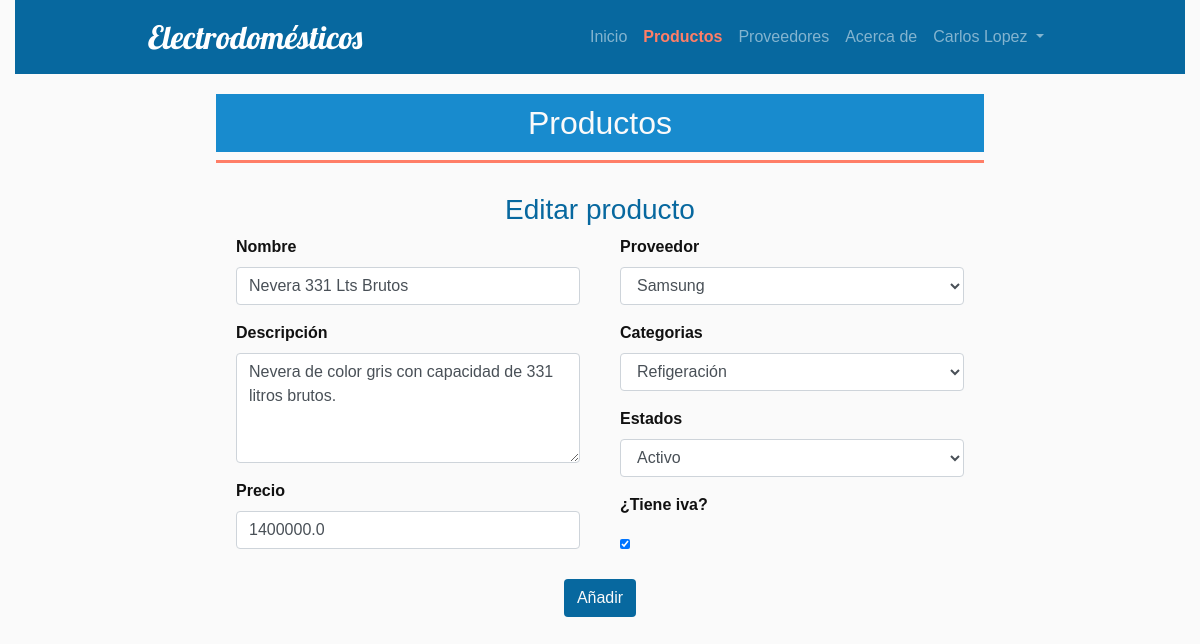
Screenshot of /producto/editar?producto_id=1 (signed in) with the database file from the repository.
### app/models.py (models this page shows, shortened)
class Usuario(db.Model, UserMixin):
    __tablename__ = "usuarios"
    id = db.Column(db.Integer, primary_key=True)
    nombre = db.Column(db.String(50), nullable=False)
    apellido = db.Column(db.String(50), nullable=False)
    correo = db.Column(db.String(100), unique=True, nullable=False)
    contrasena = db.Column(db.String(94), nullable=False)
    rol = db.Column(db.String(5), default='user')
    created_at = db.Column(db.DateTime(), default=datetime.datetime.now())
    movimientos = db.relationship('Movimiento', lazy='dynamic')
    @property
    def password(self):
        pass
    def __str__(self):
        return f"{self.nombre} {self.apellido}"
    @classmethod
    def get_by_id(cls, id):
        return Usuario.query.filter_by(id=id).first()

class Producto(db.Model):
    __tablename__ = "productos"
    id = db.Column(db.Integer, primary_key=True)
    nombre = db.Column(db.String(50), nullable=False)
    descripcion = db.Column(db.Text())
    precio = db.Column(db.Float, nullable=False)
    cantidad = db.Column(db.Integer, nullable=True, default=0)
    iva = db.Column(db.Boolean, nullable=False)
    created_at = db.Column(db.DateTime(), default=datetime.datetime.now())
    categoria_id = db.Column(db.Integer, db.ForeignKey('categorias.id'))
    estado_id = db.Column(db.Integer, db.ForeignKey('estados.id'))
    proveedor_id = db.Column(db.Integer, db.ForeignKey('proveedores.id'))
    movimientos = db.relationship('Movimiento', lazy='dynamic')
    valor_iva = 0.19
    @classmethod
    def get_by_id(cls, id):
        return Producto.query.filter_by(id=id).first()

### app/views.py (the view, shortened to what this page needs)
@page.route('/producto/editar', methods=['GET', 'POST'])
@login_required
def editar_producto():
    if request.args.get('producto_id'):
        producto_id = request.args.get('producto_id')
        producto = Producto.get_by_id(producto_id)
        if producto.estado_id == 2:
            flash('Este producto se encuentra inactivo y no se puede editar', 'warning')
            return redirect(url_for('page.productos'))
        proveedores = Proveedor.get_all()
        categorias = Categoria.get_all()
        estados = Estado.get_all()
        form = ProductForm(request.form)
    else:
        return redirect(url_for('page.productos'))
    return render_template('producto/editar.html', title='Editar productos',
                            productos_active='item-active', form=form, producto=producto,
                            proveedores=proveedores, categorias=categorias, estados=estados)

### app/forms.py (shortened to what this page needs)
class ProductForm(Form):
    nombre = StringField('Nombre', [
        validators.length(min=4, max=50, message='Nombre fuera de rango.'),
        validators.DataRequired(message='El nombre es requerido.')
    ])
    descripcion = TextAreaField('Descripción', render_kw={'rows': 4})
    precio = FloatField('Precio',[
        validators.number_range(min=1000, max=99000000, message='Precio fuera de rango'),
        validators.DataRequired(message='El precio es requerido.')
    ])
    iva = BooleanField('¿Tiene iva?')
    proveedores = []
    proveedor = SelectField('Proveedor', choices=proveedores, validate_choice=False)
    categorias = []
    categoria = SelectField('Categoría', choices=categorias, validate_choice=False)
    estados = []
    estado = SelectField('Estado', choices=estados, validate_choice=False)
    @property
    def providers(self):
        pass
    @property
    def categories(self):
        pass
    @property
    def status(self):
        pass

### app/models.py (called while the page is built)
    @classmethod
    def get_all(cls):
        return Categoria.query.all()

    @classmethod
    def get_all(cls):
        return Estado.query.all()

    @classmethod
    def get_all(cls):
        return Proveedor.query.all()

### app/views.py (called while the page is built)
@login_manager.user_loader
def load_user(id):
    return Usuario.get_by_id(id)

### app/templates/producto/editar.html (shortened to what this page needs)
{% from 'helpers/_forms.html' import render_field %}
{% extends 'layout.html' %}
{% block main_content %}
<div class="container-box">
    <a href="{{ url_for('page.productos') }}"><h2 class="text-center">Productos</h2></a>
    <div class="divisor-line orange"></div>
    <div class="nav-content">
        <h3 class="text-center">Editar producto</h3>
        <form method="POST" id="form-edit" class="form2col">
            <div class="form-left">
                <div class="form-group">
                    <dt><label for="nombre">Nombre</label></dt>
                    <input type="text" class="form-control" id="nombre" name="nombre" placeholder="Nombre del producto" value="{{ producto.nombre }}" required>
                </div>
                <div class="form-group">
                    <dt><label for="descripcion">Descripción</label></dt>
                    <textarea class="form-control" name="descripcion" id="descripcion" rows="4" placeholder="Descripción del producto">{{ producto.descripcion }}</textarea>
                </div>
                <div class="form-group">
                    <dt><label for="precio">Precio</label></dt>
                    <input type="text" class="form-control" id="precio" name="precio" value="{{ producto.precio }}" required>
                </div>
            </div>
            <div class="form-right">
                <div class="form-group">
                    <dt><label for="proveedor">Proveedor</label></dt>
                    <select name="proveedor" id="proveedor" class="form-control">
                    {% for proveedor in proveedores %}
                        {% if proveedor.id == producto.proveedor_id %}
                        <option value="{{ proveedor.id }}" selected>{{ proveedor.nombre }}</option>
                        {% else %}
                        <option value="{{ proveedor.id }}">{{ proveedor.nombre }}</option>
                        {% endif %}
                    {% endfor %}
                    </select>
                </div>
                <div class="form-group">
                    <dt><label for="categoria">Categorias</label></dt>
                    <select name="categoria" id="categoria" class="form-control">
                    {% for categoria in categorias %}
                        {% if categoria.id == producto.categoria_id %}
                        <option value="{{ categoria.id }}" selected>{{ categoria.nombre }}</option>
                        {% else %}
                        <option value="{{ categoria.id }}">{{ categoria.nombre }}</option>
                        {% endif %}
                    {% endfor %}
                    </select>
                </div>
                <div class="form-group">
                    <dt><label for="estado">Estados</label></dt>
                    <select name="estado" id="estado" class="form-control">
                    {% for estado in estados %}
                        {% if estado.id == producto.estado_id %}
                        <option value="{{ estado.id }}" selected>{{ estado.nombre }}</option>
                        {% else %}
                        <option value="{{ estado.id }}">{{ estado.nombre }}</option>
                        {% endif %}
                    {% endfor %}
                    </select>
                </div>
                <div class="form-group">
                    <dt><label for="iva">¿Tiene iva?</label></dt>
                    {% if producto.iva %}
                    <input type="checkbox" class="form-control check-field" id="iva" name="iva" checked>
                    {% else %}
                    <input type="checkbox" class="form-control check-field" id="iva" name="iva">
                    {% endif %}
                </div>
            </div>
            <div class="form-group text-center form-btn">
                <input type="submit" id="btn-submit" value="Añadir" class="btn btn-color">
            </div>
        </form>
    </div>
</div>
{% endblock %}

### app/templates/layout.html (shortened to what this page needs)
<!DOCTYPE html>
<html lang="en">
<head>
    <link rel="stylesheet" href="{{ url_for('static', filename='css/fontello.css') }}">
    <link rel="stylesheet" href="{{ url_for('static', filename='css/bootstrap.min.css') }}" />
    <link rel="stylesheet" href="{{ url_for('static', filename='css/style.css') }}" />
</head>
<body>
    <div class="container-fluid">
        <div class="container-navbar">
            <nav class="navbar navbar-expand-lg navbar-dark bg-dark navbar-blue">
                <a class="navbar-brand" href="{{ url_for('page.index') }}">Electrodomésticos</a>
                <div class="collapse navbar-collapse" id="navbarSupportedContent">
                    <ul class="navbar-nav ml-auto">
                        <li class="nav-item {{ inicio_active }}">
                            <a class="nav-link" href="{{ url_for('page.index') }}">Inicio <span class="sr-only">(current)</span></a>
                        </li>
                        {% if current_user.is_authenticated %}
                        <li class="nav-item {{ productos_active }}">
                            <a class="nav-link" href="{{ url_for('page.productos') }}">Productos</a>
                        </li>
                        <li class="nav-item {{ proveedores_active }}">
                            <a class="nav-link" href="{{ url_for('page.proveedores') }}">Proveedores</a>
                        </li>
                        {% endif %}
                        <li class="nav-item {{ acerca_active }}">
                            <a class="nav-link" href="{{ url_for('page.index') }}#about" tabindex="-1" aria-disabled="true">Acerca de</a>
                        </li>
                        <li class="nav-item dropdown {{ usuario_active}}">
                            <a class="nav-link dropdown-toggle" href="#" id="navbarDropdown" role="button" data-toggle="dropdown"
                                aria-haspopup="true" aria-expanded="false">
                                {% if current_user.is_authenticated %}
                                    {{ current_user }}
                                {% else %}
                                    Cuenta
                                {% endif %}
                            </a>
                        </li>
                    </ul>
                </div>
            </nav>
        </div>
        <main>
            {% block main_content %}
            {% endblock %}
        </main>
    </div>
</body>
</html>

### app/static/css/style.css (style rules this page uses)
:root { --azul-oscuro: #07689F; --azul-oscuro-hover: #188bce; --azul-claro: #A2D5F2; --naranja-claro: #FF7E67; --naranja-oscuro: #d1391e; --blanco: #FAFAFA; --gris-hover: #dbdbdb; --gray-border: #b1b1b1; --negro: #111111; }
body { background-color: var(--blanco); font-family: sans-serif; font-size: 16px; color: var(--blanco); }
.container-navbar { width: 100%; background-color: var(--azul-oscuro); }
.navbar { width: 100%; margin: 0 auto; }
.navbar-dark { background-color: var(--azul-oscuro) !important; }
.navbar-brand { font-family: 'Lobster', cursive; font-size: 1.75rem; }
.item-active .nav-link { font-weight: bold; color: var(--naranja-claro) !important; }
.btn-color { background-color: var(--azul-oscuro); color: var(--blanco); }
.divisor-line { width: 100%; height: 3px; background-color: var(--azul-oscuro); margin-top: 50px; }
.orange { background-color: var(--naranja-claro); margin-bottom: 30px; margin-top: 0; }
.container-box { max-width: 768px; margin: 20px auto; }
.container-box h2 { color: var(--blanco); background-color: var(--azul-oscuro-hover); padding: 10px; }
.nav-content h3 { color: var(--azul-oscuro); }
.nav-content form label { color: var(--negro); }
.form2col { width: 100%; display: inline-block; }
.form-left { width: 100%; float: left; }
.form-right { width: 100%; float: left; }
.form-btn { width: 100%; float: left; }
.check-field { width: 10px; }
@media (min-width: 481px) { .navbar-brand { font-size: 2rem; } }
@media (min-width: 769px) { .navbar { width: 90%; } }
@media (min-width: 769px) { .nav-content { max-width: 768px; margin: 0 auto; } }
@media (min-width: 769px) { .form-left { width: 50%; padding: 0 20px; } }
@media (min-width: 769px) { .form-right { width: 50%; padding: 0 20px; } }
@media (min-width: 1025px) { .navbar { width: 80%; } }

### rows the page displays
Usuario: nombre+apellido "Carlos Lopez"
Producto: nombre "Nevera 331 Lts Brutos", descripcion "Nevera de color gris con capacidad de 331 litros brutos.", precio "1400000.0"

### other values shown
form field proveedor "Samsung"
form field categoria "Refigeración"
form field estado "Activo"
